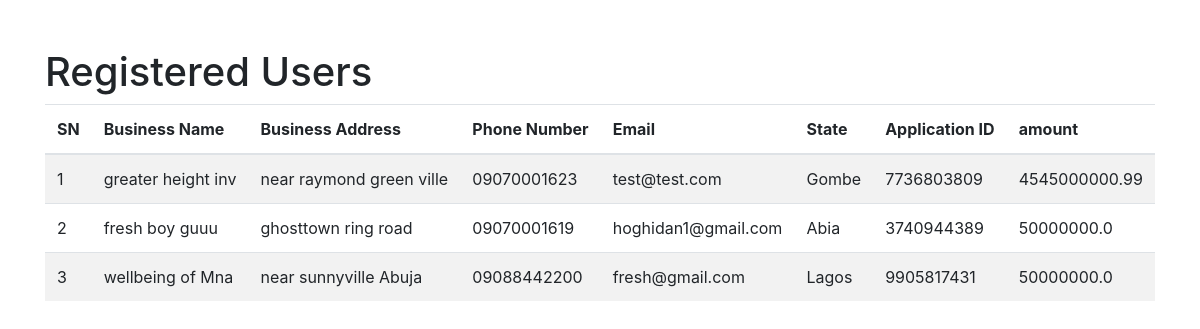
Before: /users (signed in) with the older database file.
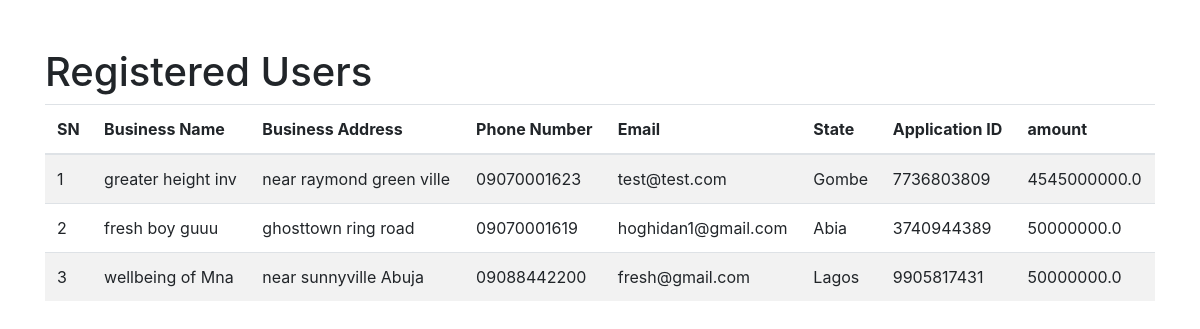
After: the same page with the newer database file.
### app.py (models this page shows)
class User(UserMixin, db.Model):
    id = db.Column(db.Integer, primary_key=True)
    business_name = db.Column(db.String(150), nullable=False)
    business_address = db.Column(db.String(150), nullable=False)
    phone_number = db.Column(db.String(15), nullable=False)
    email = db.Column(db.String(100), unique=True, nullable=False)
    state = db.Column(db.String(50), nullable=False)
    password = db.Column(db.String(200), nullable=False)
    prediction_id = db.Column(db.String(36), unique=True, nullable=True)
    is_admin = db.Column(db.Boolean, default=False)
    business_project = db.Column(db.String(150), nullable=True)
    value_chain_cat = db.Column(db.String(150), nullable=True)
    borrowing_relationship = db.Column(db.String(10), nullable=True)
    fresh_loan_request = db.Column(db.String(15), nullable=True)
    request_submitted_to_bank = db.Column(db.String(10), nullable=True)
    feasibility_study_available = db.Column(db.String(10), nullable=True)
    proposed_facility_amount = db.Column(db.Float(20), nullable=True)
    purpose_of_facility = db.Column(db.String(255), nullable=True)
    name_of_bank = db.Column(db.String(100), nullable=True)
    security_proposed = db.Column(db.String(100), nullable=True)
    highlights_of_discussion = db.Column(db.Text)
    rm_bm_name_phone_number = db.Column(db.String(100), nullable=True)
    rm_bm_email = db.Column(db.String(100), nullable=True)
    status_update = db.Column(db.Text)
    challenges = db.Column(db.Text)
    proposed_next_steps = db.Column(db.Text)

### app.py (the view)
@app.route('/users')
@admin_required
def show_users():
    users = User.query.all()
    return render_template('users.html', users=users)

### app.py (called while the page is built)
@app.before_request
def before_request():
    session.permanent = True
    app.permanent_session_lifetime = timedelta(minutes=10)
    session.modified = True
    session['last_activity'] = time.time()

def admin_required(f):
    @wraps(f)
    def decorated_function(*args, **kwargs):
        if 'user_id' not in session or not session.get('is_admin'):
            flash('You do not have permission to access this page.', 'danger')
            return redirect(url_for('login'))
        return f(*args, **kwargs)
    return decorated_function

### templates/users.html (shortened to what this page needs)
<!DOCTYPE html>
<html lang="en">
<head>
    <link href="https://stackpath.bootstrapcdn.com/bootstrap/4.5.2/css/bootstrap.min.css" rel="stylesheet">
</head>
<body>
    <div class="container mt-5">
        <h1>Registered Users</h1>
        <table class="table table-striped">
            <thead>
                <tr>
                    <th>SN</th>
                    <th>Business Name</th>
                    <th>Business Address</th>
                    <th>Phone Number</th>
                    <th>Email</th>
                    <th>State</th>
                    <th>Application ID</th>
                    <th>amount</th>
                </tr>
            </thead>
            <tbody>
                {% for user in users %}
                <tr>
                    <td>{{ user.id }}</td>
                    <td>{{ user.business_name }}</td>
                    <td>{{ user.business_address }}</td>
                    <td>{{ user.phone_number }}</td>
                    <td>{{ user.email }}</td>
                    <td>{{ user.state }}</td>
                    <td>{{ user.prediction_id }}</td>
                    <td>{{ user.proposed_facility_amount }}</td>
                </tr>
                {% endfor %}
            </tbody>
        </table>
    </div>
</body>
</html>

Changed rows visible on the page:
changed User "greater height inv": proposed_facility_amount "4545000000.99" → "4545000000.0"
